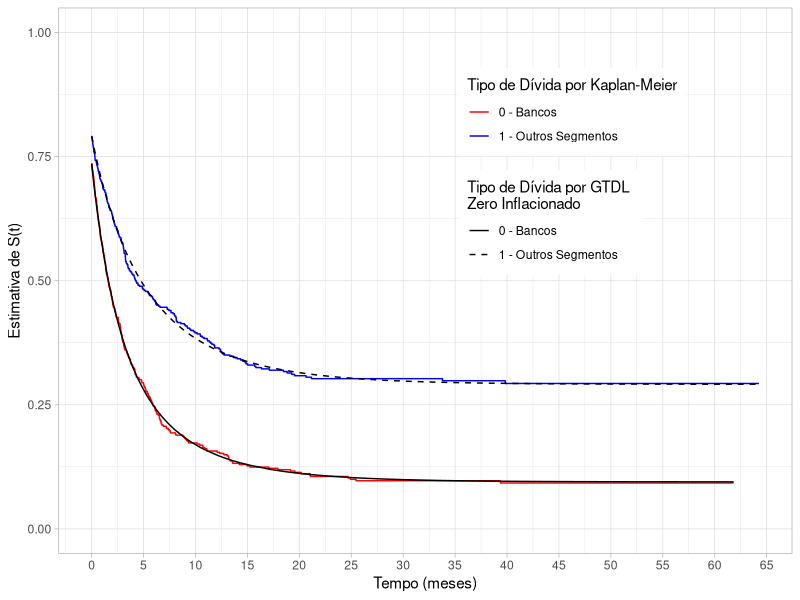

Write R code to recreate this figure.

veroZero <- function(w, gamma) {
    
    W0 <- as.matrix(w[w$tempo == 0, 2:ncol(w)])
    W <- as.matrix(w[w$tempo > 0, 2:ncol(w)])
    aux1 <- sum((W0%*%gamma)) - sum(log( 1 + exp(W0%*%gamma))) - sum(log(1 + exp(W%*%gamma)))
    return(-aux1)
}

veroGTDL <- function(x, par) {
    
    alpha <- par[1]
    lambda <- exp(par[2])
    theta <- exp(par[3])
    beta <- par[4:length(par)]
    
    X <- as.matrix(x[x$tempo > 0, 3:ncol(x)])
    cens <- x[x$tempo > 0,1]
    tempo <- x[x$tempo > 0,2]
    
    aux2 <- log(lambda)*sum(cens) +
        sum( cens*(alpha*tempo + X%*%beta)) -
        sum( cens*log( 1 + exp(alpha*tempo + X%*%beta) ) ) - 
        sum( (cens + (1/theta))*log( 1 + ((theta*lambda/alpha)*log( (1 + exp(alpha*tempo + X%*%beta))/(1 + exp(X%*%beta)) )) ) )
    return(-aux2)
}


sobrevGTDLv1 <- function(t, x, par) {
    
    gamma <- par[1:2]
    alpha <- par[3]
    lambda <- par[4]
    theta <- par[5]
    beta <- par[6]
    
    tempo <- t
    X <- as.matrix(x)
    X0 <- matrix(data = c(rep(1,nrow(X)),X), nrow = nrow(X), ncol = 2)
    
    st <- (1/(1 + exp(X0%*%gamma) )) * (1 + ( (lambda*theta/alpha) * log( (1 + exp(alpha*tempo + X%*%beta) )/(1 + exp(X%*%beta))) ) )^(-1/theta)
    return(st)
}


p0f <- function(w, gamma) {
    
    w <- as.matrix(w)
    W <- matrix(data = c(rep(1,nrow(w)),w), nrow = nrow(w), ncol = 2)
    
    p <- exp(W%*%gamma)/(1+exp(W%*%gamma))
    return(p)
}

p1f <- function(x, par) {
    gamma <- par[1:2]
    alpha <- par[3]
    lambda <- par[4]
    theta <- par[5]
    beta1 <- par[6]
    
    X <- as.matrix(x)
    W <- matrix(data = c(rep(1,nrow(X)),X), nrow = nrow(X), ncol = 2)
    
    p = (1/(1+exp(W%*%gamma))) * (1 + ((lambda*theta)/alpha)*log(1/(1+exp(X%*%beta1))) )^(-1/theta)
    return(p)
}

froot <- function(t,x,par,u) sobrevGTDLv1(t,x,par) - 1 + u


set.seed(2024)
n = 1000
X = rbinom(n, size = 1, prob = 0.5)
epar = c(-1.0293802, -0.3018615, -0.1403741,  0.4924747,  0.3988917, -0.9315740)
e0par = c(-1.0293802, -0.3018615)
alpha = rep(c(-0.1403741),n)
p0 = p0f(X, gamma = e0par)
p1 = p1f(X, par = epar)


t <- numeric()
delta <- numeric()

for (i in 1:n) {
    
    u1 <- runif(1,0,1)
    u2 <- runif(1, min = p0[i], max = (1-p1[i]))
    u3 <- runif(1, min = p0[i], max = 1)
    #cat("u1= ", u1, "u2= ", u2, "u3=", u3, )
    tf <- ifelse(test = alpha[i] < 0,
                 yes = ifelse(test = u1 < p0[i],
                              yes = 0,
                              no = ifelse(test = (1 - p1[i]) < u1,
                                          yes = Inf,
                                          no = uniroot(f = froot, x=X[i], u=u2,
                                                       par = epar, maxiter = 10000,
                                                       interval = c(0,1080), 
                                                       extendInt = "yes")$root
                              )
                 ),
                 no = ifelse(test = u1 < p0[i] , 
                             yes = 0, 
                             no = uniroot(f = froot, x=X[i], u = u3,
                                          par = c(-1.0293802, -0.3018615, 
                                                  0.1403741,  0.4924747,  
                                                  0.3988917, -0.9315740), 
                                          maxiter = 10000, interval = c(0,1080),
                                          extendInt = "yes")$root)
    )
    tf <- as.numeric(tf)
    tc <- runif(1, 0, 65)
    t[i] <- min(tf,tc)
    
    delta[i] <- ifelse(t[i] == tf, 1, 0)
    
}


library(survival)
library(ggplot2)

# processo de estimação dos parâmetros
dadoSimul <- data.frame(cens = delta, tempo = t, X)
data0 <- data.frame(tempo = dadoSimul$t, x0 = rep(1,nrow(dadoSimul)),
                    X = dadoSimul$X)

emvg <- optim(par=c(-0.2,1,0.5,-1.5), veroGTDL, x=dadoSimul, hessian = TRUE);emvg
egpar <- c(emvg$par[1], exp(emvg$par[2]), exp(emvg$par[3]), emvg$par[4])
emv0 <- optim(par=c(1,1), veroZero, w=data0, hessian = TRUE);emv0
e0par <- c(emv0$par[1], emv0$par[2])
epar <- c(e0par, egpar); epar

ekm <- survfit(Surv(time = tempo, event = cens) ~ X, data = dadoSimul)
ekm_df <- data.frame(tempo = ekm$time,
                     km = ekm$surv,
                     covar = c(rep(0,ekm$strata[1]),rep(1,ekm$strata[2])) )

gtdl_df <- data.frame(tempo = t,covar = X)
#gtdl_df <- data.frame(tempo = rep(seq(0,60,1),2),covar = c(rep(0,61),rep(1,61)))
gtdl_df$surv <- sobrevGTDLv1(t = gtdl_df$tempo ,x = gtdl_df$covar, par = epar)


ggplot(data = ekm_df, mapping = aes(x = tempo, y = km)) +
    geom_step(aes(color = as.factor(covar))) +
    geom_line(data = gtdl_df, aes(x = tempo, y = surv, linetype = as.factor(covar))) +
    labs(x="Tempo (meses)", y="Estimativa de S(t)", 
         color="Tipo de Dívida por Kaplan-Meier",
         linetype="Tipo de Dívida por GTDL \nZero Inflacionado") +
    scale_color_manual(labels = c("0 - Bancos", "1 - Outros Segmentos"),
                       values = c("red","blue")) +
    scale_linetype_manual(labels = c("0 - Bancos", "1 - Outros Segmentos"),
                          values = c(1,2)) +
    ylim(0:1) + scale_x_continuous(breaks = seq(0,90,5)) +
    theme_light() + 
    theme(legend.position = c(0.7,0.7),
          legend.background = element_rect(color = "white"))
